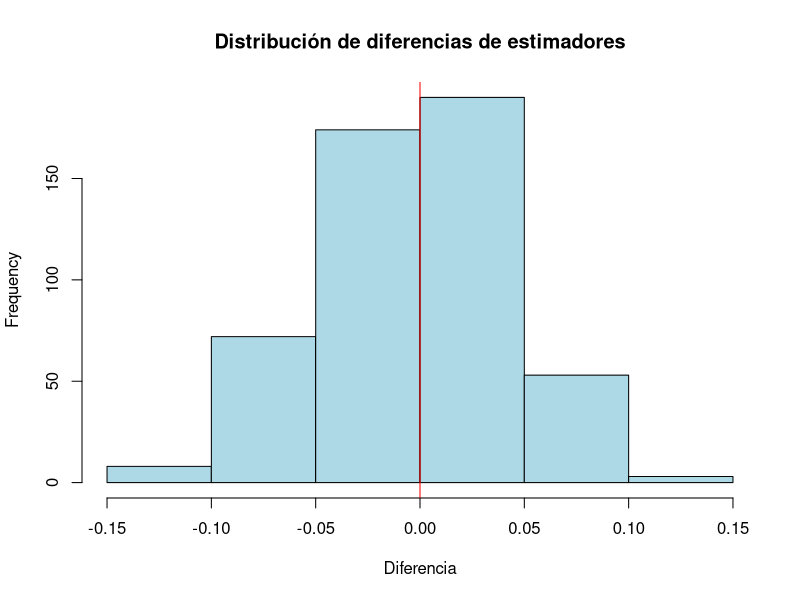

This figure's R source: (Note: this script raises an error after producing the figure.)
#a. 
# Definir los tamaños de las poblaciones
N1 <- 1000
N2 <- 1500

# Generar las poblaciones
set.seed(123) # fijar la semilla para reproducibilidad
p1 <- rbinom(N1, 1, 0.1)
p2 <- rbinom(N2, 1, 0.1)

# Verificar los resultados
table(p1)
table(p2)


# Definir función para obtener muestras aleatorias y estimadores de proporción
sample_props <- function(N1, N2, n) {
  # Obtener muestras aleatorias de ambos lotes
  sample1 <- sample(p1, n, replace = TRUE)
  sample2 <- sample(p2, n, replace = TRUE)
  
  # Calcular los estimadores de proporción muestral para cada lote
  p1_hat <- mean(sample1)
  p2_hat <- mean(sample2)
  
  # Calcular la diferencia entre los estimadores
  diff <- p1_hat - p2_hat
  
  # Retornar los resultados como un vector
  return(c(p1_hat, p2_hat, diff))
}

# Ejemplo de uso de la función para obtener una muestra de tamaño n=100
set.seed(123) # fijar la semilla para reproducibilidad
sample_props(N1, N2, n = 100)

## c. 
n <- 100
reps <- 500
sample_props_diff <- function(N1, N2, n) {
  p1 <- rbinom(N1, 1, 0.1)
  p2 <- rbinom(N2, 1, 0.1)
  s1 <- sample(p1, n)
  s2 <- sample(p2, n)
  diff <- mean(s1) - mean(s2)
  return(diff)
}
# Realizar simulación
diffs <- rep(NA, reps)
for (i in 1:reps) {
  diffs[i] <- sample_props_diff(N1, N2, n)
}

# Analizar resultados
hist(diffs, main = "Distribución de diferencias de estimadores", xlab = "Diferencia", col = "lightblue")
abline(v = 0, col = "red")
mean_diff <- mean(diffs)
sd_diff <- sd(diffs)
cat("Media de diferencias:", mean_diff, "\n")
cat("Desviación estándar de diferencias:", sd_diff, "\n")

## d. 

simulacion <- function(N1, N2, n) {
  # Generar las dos poblaciones
  poblacion1 <- rbinom(N1, 1, 0.1)
  poblacion2 <- rbinom(N2, 1, 0.1)
  
  # Obtener las muestras aleatorias
  muestra1 <- sample(poblacion1, n)
  muestra2 <- sample(poblacion2, n)
  
  # Calcular los estimadores de proporción muestral
  p1_hat <- sum(muestra1) / n
  p2_hat <- sum(muestra2) / n
  
  # Calcular la diferencia entre los estimadores
  diff_p_hat <- p1_hat - p2_hat
  
  # Devolver un vector con los resultados
  return(c(p1_hat, p2_hat, diff_p_hat))
}

# Definir los tamaños de muestra
nd <- c(5, 10, 15, 20, 30, 50, 60, 100, 200, 500)

# Repetir la simulación 500 veces para cada tamaño de muestra
resultados <- data.frame(matrix(NA, nrow = length(n), ncol = 3))
colnames(resultados) <- c("p1_hat", "p2_hat", "diff_p_hat")
for (i in 1:length(n)) {
  temp <- replicate(500, simulacion(N1 = 1000, N2 = 1500, n = n[i]))
  resultados[i, ] <- colMeans(temp)
}
# Mostrar los resultados
resultados

## Analisis 

# Prueba de Shapiro-Wilk
shapiro.test(resultados$diff_p_hat)

# Gráfico Q-Q plot
qqnorm(resultados$diff_p_hat)
qqline(resultados$diff_p_hat)

#e-
